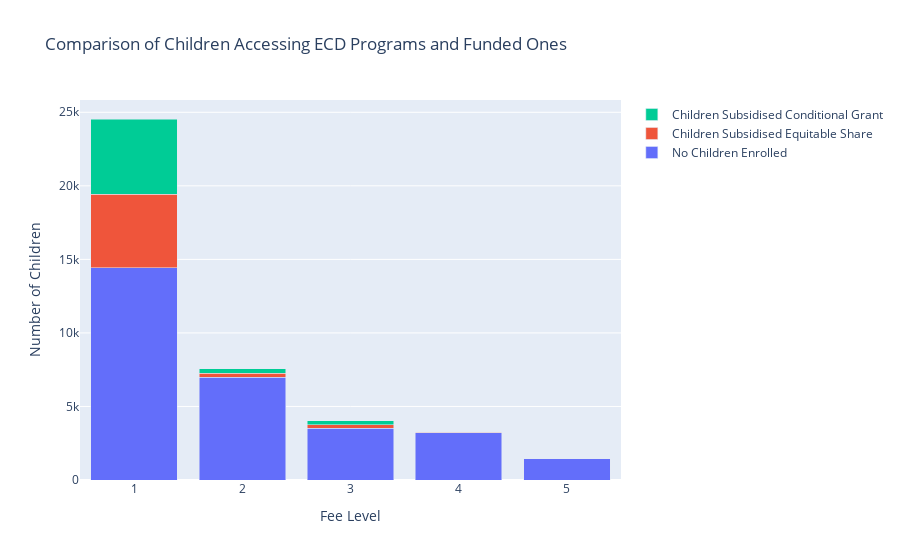

Notebook code for this chart:
### Code cell
import plotly.graph_objs as go

# Create traces
trace1 = go.Bar(x=fee_level_distribution['fee_level'], y=fee_level_distribution['no_children_enrolled'], name='No Children Enrolled')
trace2 = go.Bar(x=fee_level_distribution['fee_level'], y=fee_level_distribution['children_subsidised_equitable_share'], name='Children Subsidised Equitable Share')
trace3 = go.Bar(x=fee_level_distribution['fee_level'], y=fee_level_distribution['children_subsided_conditional_grant'], name='Children Subsidised Conditional Grant')

# Create layout
layout = go.Layout(title='Comparison of Children Accessing ECD Programs and Funded Ones',
                   xaxis=dict(title='Fee Level'),
                   yaxis=dict(title='Number of Children'),
                   barmode='stack')

# Create figure
fig = go.Figure(data=[trace1, trace2, trace3], layout=layout)

# Show figure
fig.show()

### Figure 1 — Plotly figure (JSON) as saved in the notebook; plotly's stock layout.template omitted (floating-point values rounded to 4 significant figures)
{"data": [{"name": "No Children Enrolled", "type": "bar", "x": [1, 2, 3, 4, 5], "y": [14422, 6970, 3508, 3212, 1458]}, {"name": "Children Subsidised Equitable Share", "type": "bar", "x": [1, 2, 3, 4, 5], "y": [5014, 279, 244, 28, 0]}, {"name": "Children Subsidised Conditional Grant", "type": "bar", "x": [1, 2, 3, 4, 5], "y": [5108, 325, 285, 28, 0]}], "layout": {"barmode": "stack", "title": {"text": "Comparison of Children Accessing ECD Programs and Funded Ones"}, "xaxis": {"title": {"text": "Fee Level"}}, "yaxis": {"title": {"text": "Number of Children"}}}}
